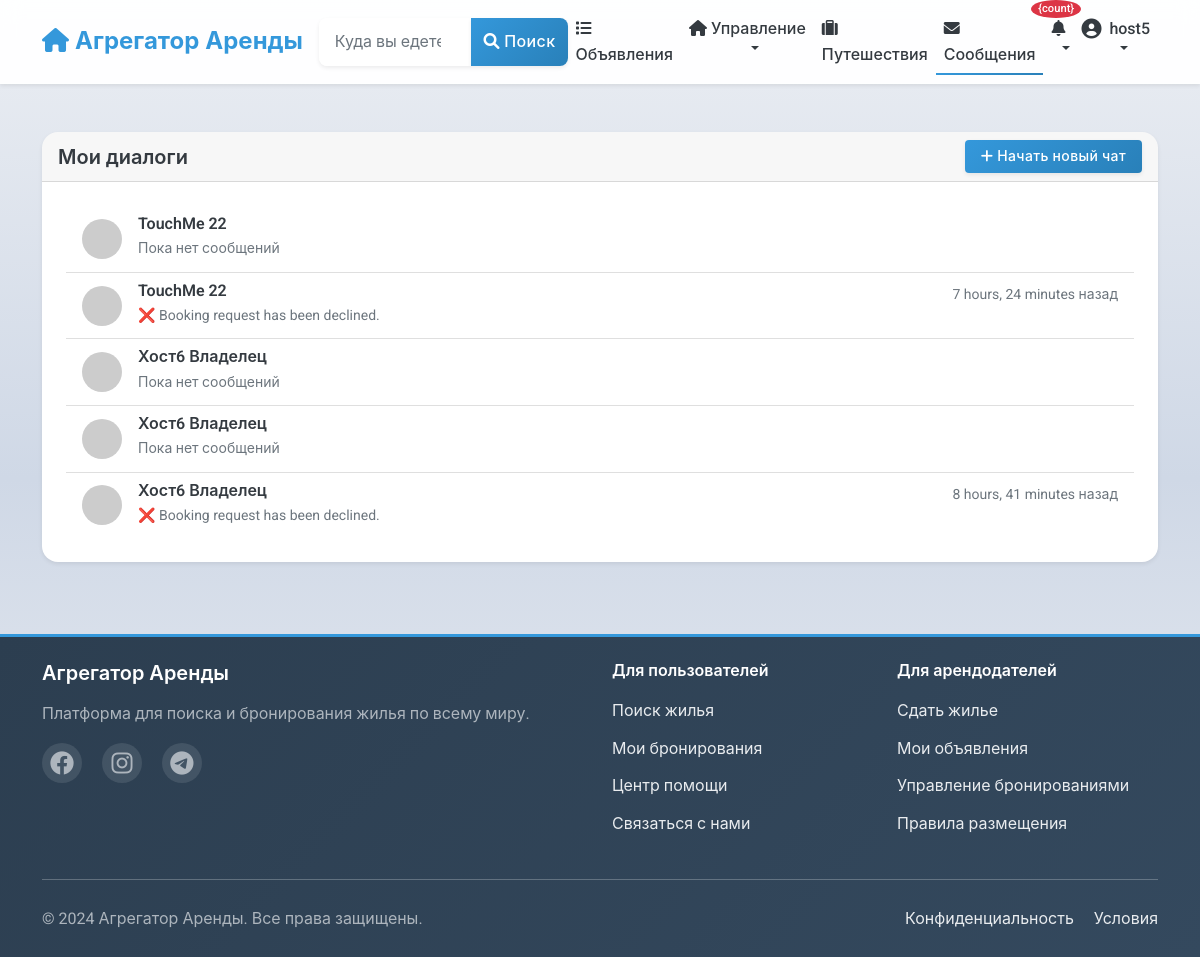
The app's page /chat/ (signed in) with its own data.
### users/models.py (models this page shows, shortened)
class User(AbstractUser):
    phone_number = models.CharField(_("Phone number"), max_length=20, blank=True)
    profile_picture = models.ImageField(_("Profile picture"), upload_to='profile_pictures/', blank=True, null=True)
    bio = models.TextField(_("Bio"), blank=True)
    is_phone_verified = models.BooleanField(_("Phone verified"), default=False)
    is_id_verified = models.BooleanField(_("ID verified"), default=False)
    is_host = models.BooleanField(_("Is host"), default=False)
    is_guest = models.BooleanField(_("Is guest"), default=True)
    ROLE_CHOICES = [
        ('user', _('Regular User')),
        ('host', _('Host')),
        ('moderator', _('Moderator')),
        ('admin', _('Administrator')),
    ]
    role = models.CharField(_("Role"), max_length=20, choices=ROLE_CHOICES, default='user')
    email_notifications = models.BooleanField(_("Email notifications"), default=True)
    sms_notifications = models.BooleanField(_("SMS notifications"), default=False)
    date_joined = models.DateTimeField(_("Date joined"), auto_now_add=True)
    last_updated = models.DateTimeField(_("Last updated"), auto_now=True)
    class Meta:
        verbose_name = _("User")
        verbose_name_plural = _("Users")

### chat/models.py (models this page shows, shortened)
class Conversation(models.Model):
    participants = models.ManyToManyField(
        settings.AUTH_USER_MODEL,
        related_name='conversations',
        verbose_name=_("Participants")
    )
    created_at = models.DateTimeField(_("Created at"), auto_now_add=True)
    updated_at = models.DateTimeField(_("Updated at"), auto_now=True)
    listing = models.ForeignKey(
        'listings.Listing',
        on_delete=models.SET_NULL,
        related_name='conversations',
        null=True,
        blank=True,
        verbose_name=_("Related Listing")
    )
    booking = models.ForeignKey(
        'listings.Booking',
        on_delete=models.SET_NULL,
        related_name='conversations',
        null=True,
        blank=True,
        verbose_name=_("Related Booking")
    )
    class Meta:
        verbose_name = _("Conversation")
        verbose_name_plural = _("Conversations")
        ordering = ['-updated_at']
    @property
    def last_message(self):
        return self.messages.order_by('-created_at').first()
    def get_other_participant(self, user=None):
        if user:
            return self.participants.exclude(id=user.id).first()
        return self.participants.first()
    def get_unread_count(self, user=None):
        if user:
            return self.messages.filter(is_read=False).exclude(sender=user).count()
        return 0

class Message(models.Model):
    conversation = models.ForeignKey(
        Conversation,
        on_delete=models.CASCADE,
        related_name='messages',
        verbose_name=_("Conversation")
    )
    sender = models.ForeignKey(
        settings.AUTH_USER_MODEL,
        on_delete=models.CASCADE,
        related_name='sent_messages',
        verbose_name=_("Sender")
    )
    content = models.TextField(_("Message"))
    created_at = models.DateTimeField(_("Created at"), auto_now_add=True)
    is_read = models.BooleanField(_("Is read"), default=False)
    class Meta:
        verbose_name = _("Message")
        verbose_name_plural = _("Messages")
        ordering = ['created_at']

### chat/views.py (the view)
# urls.py: path('', views.conversation_list, name='conversation_list'),
@login_required
def conversation_list(request):
    conversations = Conversation.objects.filter(
        participants=request.user
    ).select_related('listing', 'booking').prefetch_related('participants')
    conversations_with_data = []
    for conversation in conversations:
        conversation.unread_count = conversation.get_unread_count(request.user)
        conversation.other_user = conversation.get_other_participant(request.user)
        conversations_with_data.append(conversation)
    return render(request, 'chat/conversation_list.html', {
        'conversations': conversations_with_data
    })

### chat/templates/chat/conversation_list.html (shortened to what this page needs)
{% extends 'base.html' %}
{% load static %}
{% block content %}
    <div class="container mt-4">
        <div class="row">
            <div class="col-12">
                <div class="card">
                    <div class="card-header d-flex justify-content-between align-items-center">
                        <h5 class="mb-0">Мои диалоги</h5>
                        <a href="{% url 'chat:start_conversation' %}" class="btn btn-primary btn-sm">
                            <i class="fas fa-plus me-1"></i>Начать новый чат
                        </a>
                    </div>
                    <div class="card-body">
                        {% if conversations %}
                            <div class="list-group list-group-flush">
                                {% for conversation in conversations %}
                                    <a href="{% url 'chat:conversation_detail' conversation.pk %}"
                                       class="list-group-item list-group-item-action">
                                        <div class="d-flex w-100 justify-content-between">
                                            <div class="d-flex align-items-center">
                                                <div class="me-3">
                                                    {% with other_user=conversation.other_user %}
                                                        {% if other_user %}
                                                            <img src="https://ui-avatars.com/api/?name={{ other_user.get_full_name|default:other_user.username }}&background=007bff&color=fff"
                                                                 class="rounded-circle" width="40" height="40" alt="Аватар">
                                                        {% endif %}
                                                    {% endwith %}
                                                </div>
                                                <div>
                                                    <h6 class="mb-1">
                                                        {% with other_user=conversation.other_user %}
                                                            {% if other_user %}
                                                                {{ other_user.get_full_name|default:other_user.username }}
                                                            {% else %}
                                                                Неизвестный пользователь
                                                            {% endif %}
                                                        {% endwith %}
                                                    </h6>
                                                    {% if conversation.last_message %}
                                                        <p class="mb-1 text-muted small">{{ conversation.last_message.content|truncatechars:50 }}</p>
                                                    {% else %}
                                                        <p class="mb-1 text-muted small">Пока нет сообщений</p>
                                                    {% endif %}
                                                </div>
                                            </div>
                                            <div class="text-end">
                                                {% if conversation.last_message %}
                                                    <small class="text-muted">{{ conversation.last_message.created_at|timesince }} назад</small>
                                                {% endif %}
                                            </div>
                                        </div>
                                    </a>
                                {% endfor %}
                            </div>
                        {% endif %}
                    </div>
                </div>
            </div>
        </div>
    </div>
    {% endblock %}

### templates/includes/navbar.html (shortened to what this page needs)
<nav class="navbar navbar-expand-lg navbar-light bg-white shadow-sm">
    <div class="container">
        <a class="navbar-brand" href="{% url 'listings:listing_list' %}">
            <i class="fas fa-home"></i> Агрегатор Аренды
        </a>
        <div class="collapse navbar-collapse" id="navbarSupportedContent">
            <form class="d-flex mx-auto my-2 my-lg-0" action="{% url 'listings:listing_list' %}" method="get">
                <div class="input-group">
                    <input class="form-control" type="search" name="location" placeholder="Куда вы едете?"
                           aria-label="Search" value="{{ request.GET.location|default:'' }}">
                    <button class="btn btn-primary" type="submit">
                        <i class="fas fa-search"></i> Поиск
                    </button>
                </div>
            </form>
            <ul class="navbar-nav ms-auto mb-2 mb-lg-0">
                <li class="nav-item">
                    <a class="nav-link {% if request.resolver_match.url_name == 'listing_list' %}active{% endif %}"
                       href="{% url 'listings:listing_list' %}">
                        <i class="fas fa-list"></i> Объявления
                    </a>
                </li>
                {% if user.is_authenticated %}
                    {% if user.is_host %}
                    <li class="nav-item dropdown">
                        <a class="nav-link dropdown-toggle" href="#" id="hostDropdown" role="button"
                           data-bs-toggle="dropdown" aria-expanded="false">
                            <i class="fas fa-home"></i> Управление
                        </a>
                    </li>
                    {% else %}
                    <li class="nav-item">
                        <a class="nav-link" href="{% url 'listings:listing_create' %}">
                            <i class="fas fa-plus"></i> Подать объявление
                        </a>
                    </li>
                    {% endif %}
                    <li class="nav-item">
                        <a class="nav-link {% if request.resolver_match.url_name == 'user_bookings' %}active{% endif %}"
                           href="{% url 'listings:user_bookings' %}">
                            <i class="fas fa-suitcase"></i> Путешествия
                        </a>
                    </li>
                    <li class="nav-item">
                        <a class="nav-link position-relative {% if 'chat' in request.path %}active{% endif %}"
                           href="{% url 'chat:conversation_list' %}">
                            <i class="fas fa-envelope"></i> Сообщения
                        </a>
                    </li>
                    <li class="nav-item dropdown">
                        <a class="nav-link dropdown-toggle position-relative" href="#" id="notificationDropdown"
                           role="button" data-bs-toggle="dropdown" aria-expanded="false"
                           onclick="loadNotifications()"
                           data-bs-auto-close="outside">
                            <i class="fas fa-bell"></i>
                            <span class="position-absolute"
                                  id="notification-badge-container"
                                  style="top: -8px; right: -8px; z-index: 1000;"
                                  hx-get="{% url 'notifications:get_unread_count' %}"
                                  hx-trigger="load, every 30s"
                                  hx-swap="innerHTML">
                                {% load notify_tags %}
                                {% notification_count as count %}
                                {% if count > 0 %}
                                <span class="badge bg-danger" id="notification-badge" style="font-size: 0.7rem; min-width: 18px; height: 18px; border-radius: 50%; display: flex; align-items: center; justify-content: center;">{count}</span>
                                {% endif %}
                            </span>
                        </a>
                    </li>
                    <li class="nav-item dropdown">
                        <a class="nav-link dropdown-toggle d-flex align-items-center" href="#" id="userDropdown" role="button"
                           data-bs-toggle="dropdown" aria-expanded="false">
                            {% if user.profile_picture %}
                                <img src="{{ user.profile_picture.url }}" alt="{{ user.username }}" class="rounded-circle me-2" width="32" height="32" style="object-fit: cover;">
                            {% else %}
                                <i class="fas fa-user-circle fa-lg me-2"></i>
                            {% endif %}
                            {{ user.username }}
                        </a>
                    </li>
                {% endif %}
            </ul>
        </div>
    </div>
</nav>

### records on screen
User: username "host5"
Conversation: other_user.get_full_name "TouchMe 22", shows "Пока нет сообщений"
Conversation: other_user.get_full_name "TouchMe 22", last_message.content "❌ Booking request has been declined.", last_message.created_at "7 hours, 24 minutes"
Conversation: other_user.get_full_name "Хост6 Владелец", shows "Пока нет сообщений"
Conversation: other_user.get_full_name "Хост6 Владелец", shows "Пока нет сообщений"
Conversation: other_user.get_full_name "Хост6 Владелец", last_message.content "❌ Booking request has been declined.", last_message.created_at "8 hours, 41 minutes"
